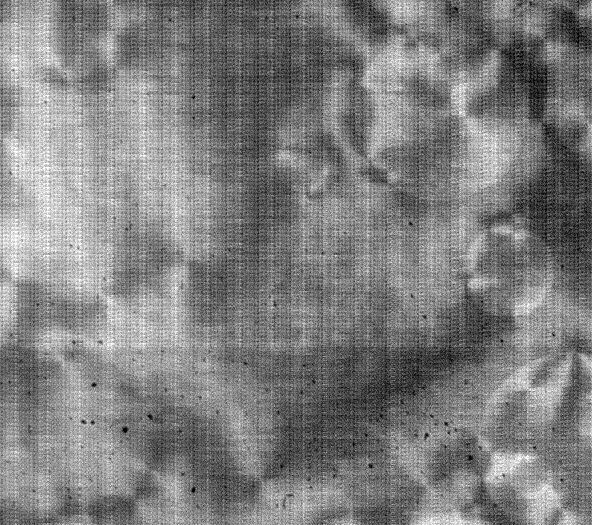
#> input picture imageStand/outIMG/r3_1200.bmp, 592 x 525 px
$ python plot_fft_image_denoise.py
#> lines starting #> are read from the running program, lines starting #| are printed output that depends on the picture
r"""
======================
Image denoising by FFT
======================

Denoise an image (:download:`../../../../data/moonlanding.png`) by
implementing a blur with an FFT.

Implements, via FFT, the following convolution:

.. math::

    f_1(t) = \int dt'\, K(t-t') f_0(t')

.. math::

    \tilde{f}_1(\omega) = \tilde{K}(\omega) \tilde{f}_0(\omega)

"""

############################################################
# Read and plot the image
############################################################
import numpy as np
import matplotlib.pyplot as plt
import cv2

noisyImg = 'outIMG/r3_1200.bmp'
cleanImg = '145403_defect1.jpg'


im = plt.imread(noisyImg).astype(float)
#> im: shape (525, 592, 3) float64; min 1, max 255, mean 127
imC = plt.imread(cleanImg).astype(float)
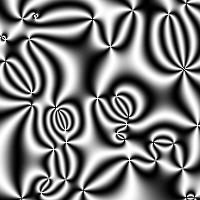
#> input picture imageStand/145403_defect1.jpg, 200 x 200 px
#> imC: shape (200, 200) float64; min 0, max 255, mean 125.2

imShape = im.shape
#> imShape = (525, 592, 3)
r = imShape[0]
#> r = 525
c = imShape[1]
#> c = 592

if len(imShape) >2:
    im = im[:,:,1]
#> im: shape (525, 592) float64

imC = cv2.resize(imC,dsize=(c,r),interpolation = cv2.INTER_CUBIC)
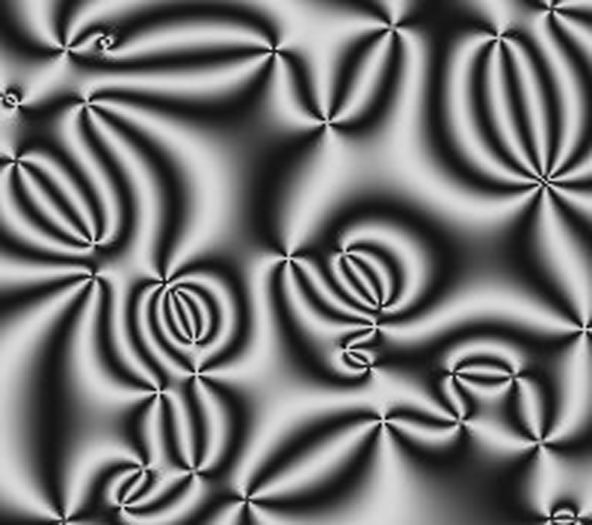
#> imC: shape (525, 592) float64; min -28.95, max 307.2, mean 125.2; drawn with min black and max white
imCShape = imC.shape
#> imCShape = (525, 592)
rC = imCShape[0]
#> rC = 525
cC = imCShape[1]
#> cC = 592

if len(imCShape) >2:
    imC = imC[:,:,1]


plt.figure()
plt.imshow(im, plt.cm.gray)
plt.title('Original image')


############################################################
# Compute the 2d FFT of the input image
############################################################
from scipy import fftpack
im_fft = fftpack.fft2(im)
imC_fft = fftpack.fft2(imC)

# Show the results

def plot_spectrum(im_fft):
    from matplotlib.colors import LogNorm
    # A logarithmic colormap
    plt.imshow(np.abs(im_fft), norm=LogNorm(vmin=5))
    plt.colorbar()

plt.figure()
plot_spectrum(im_fft)
plt.title('Fourier transform')

############################################################
# Filter in FFT
############################################################

# In the lines following, we'll make a copy of the original spectrum and
# truncate coefficients.

# Define the fraction of coefficients (in each direction) we keep
keep_fraction = 0.2

# Call ff a copy of the original transform. Numpy arrays have a copy
# method for this purpose.
im_fft2 = im_fft.copy()
im_fft2N = im_fft.copy()
imC_fft2 = imC_fft.copy()

# Set r and c to be the number of rows and columns of the array.
#r, c = im_fft2.shape


# Set to zero all rows with indices between r*keep_fraction and
# r*(1-keep_fraction):
im_fft2N[:int(r*keep_fraction)] = 0
im_fft2N[int(r*(1-keep_fraction)):] =0

im_fft2[int(r*keep_fraction):int(r*(1-keep_fraction))] = 0

# Similarly with the columns:
#im_fft2N[:,:int(c*keep_fraction)] = 0
#im_fft2N[:,int(c*(1-keep_fraction)):] = 0

im_fft2[:, int(c*keep_fraction):int(c*(1-keep_fraction))] = 0

imC_fft2 = imC_fft2 + im_fft2N*3

plt.figure()
plot_spectrum(im_fft2)
plt.title('Filtered Spectrum')

plt.figure()
plot_spectrum(im_fft2N)
plt.title('Noise Spectrum')

plt.figure()
plot_spectrum(imC_fft2)
plt.title('Increased Noise Spectrum')

im_fft2 = imC_fft2
############################################################
# Reconstruct the final image
############################################################

# Reconstruct the denoised image from the filtered spectrum, keep only the
# real part for display.
im_new = fftpack.ifft2(im_fft2).real
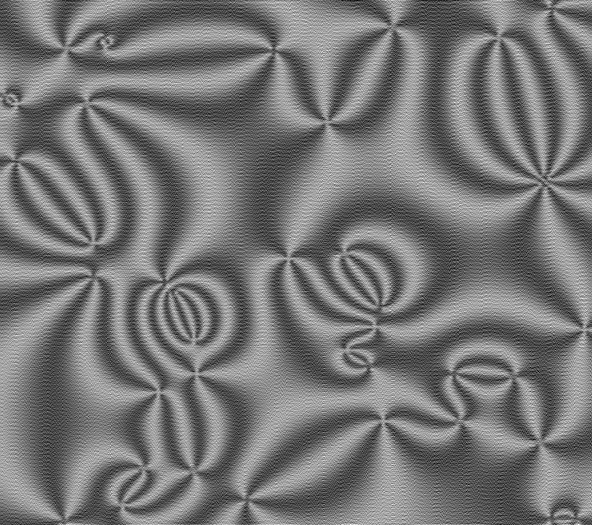
#> im_new: shape (525, 592) float64; min -198.2, max 497.4, mean 125.2; drawn with min black and max white

plt.figure()
plt.imshow(im_new, plt.cm.gray)
plt.title('Reconstructed Image')


############################################################
# Easier and better: :func:`scipy.ndimage.gaussian_filter`
############################################################
#
# Implementing filtering directly with FFTs is tricky and time consuming.
# We can use the Gaussian filter from :mod:`scipy.ndimage`

from scipy import ndimage
im_blur = ndimage.gaussian_filter(im, 4)
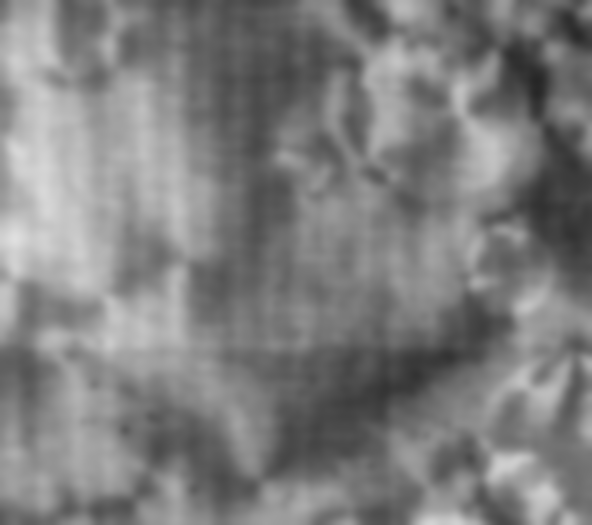
#> im_blur: shape (525, 592) float64; min 38.63, max 224.2, mean 127

plt.figure()
plt.imshow(im_blur, plt.cm.gray)
plt.title('Blurred image')

plt.show()
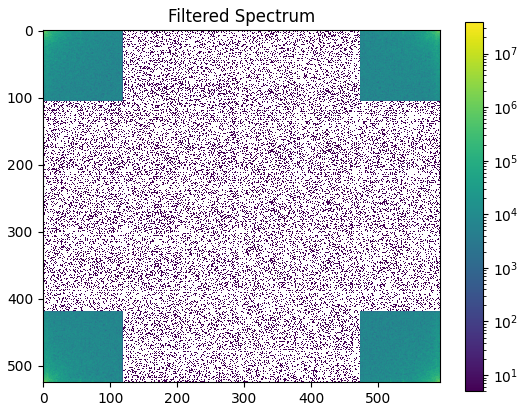
#> figure drawn by matplotlib, 2 panels
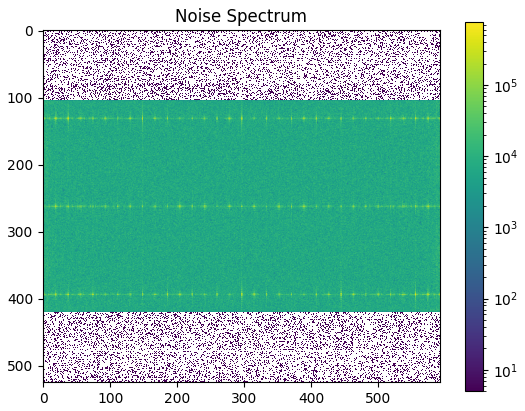
#> figure drawn by matplotlib, 2 panels
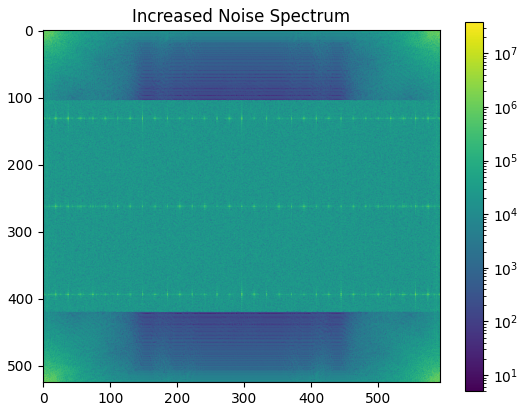
#> figure drawn by matplotlib, 2 panels
